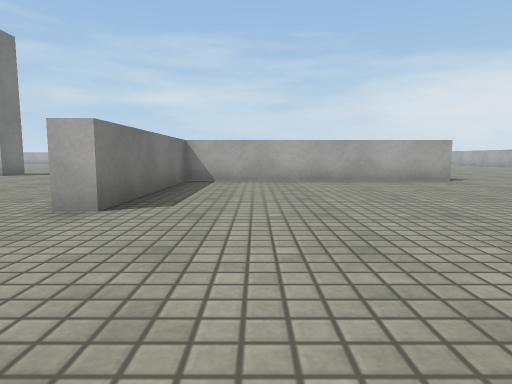
view 1 (above)

22 first-person views from a walk through a scene from a Unity 3-D project. The camera is 0.59 m above the floor, tilts 6° down and sees 75° across. The floor is counted in squares, 1 m on a side. Each view is taken from the middle of a square. On the plan, view 1 faces up. The plan holds only what a view shows up to about 9 squares ahead; the rest is blank. The place goes on beyond the plan. Surface patterns are stand-ins for the level's own textures.

view 2
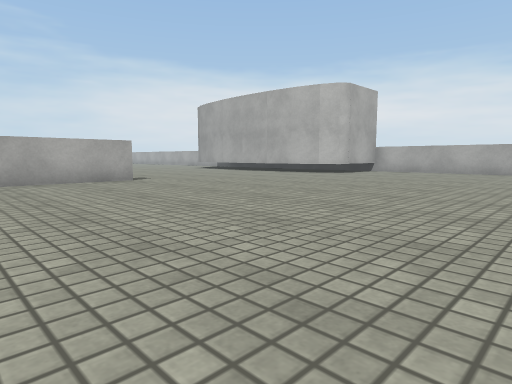

view 3
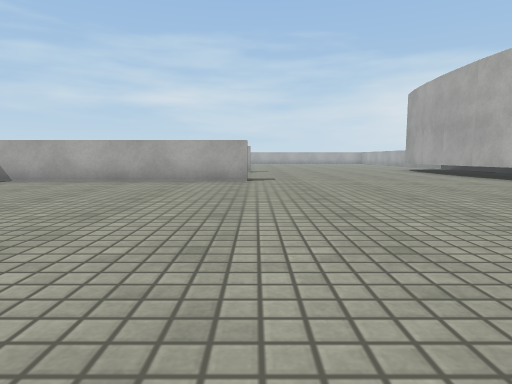

view 4
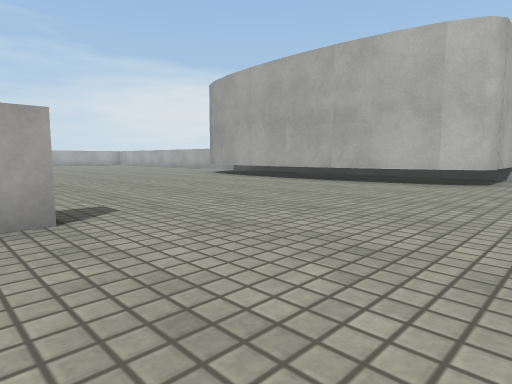

view 5
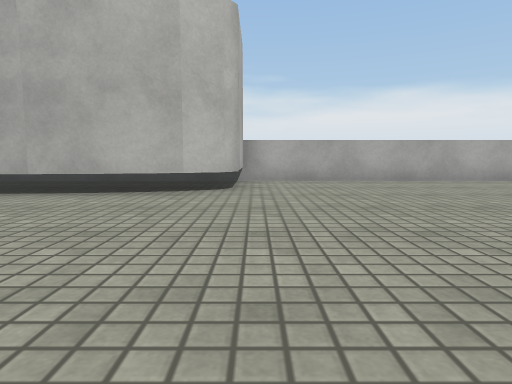

view 6
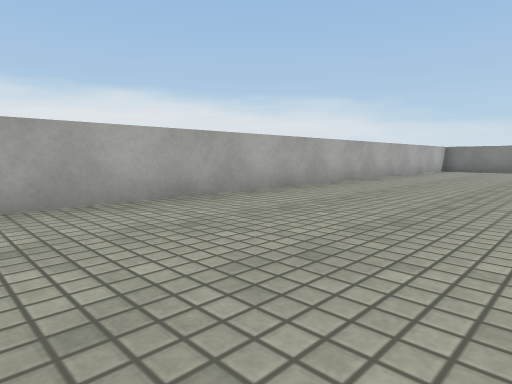

view 7
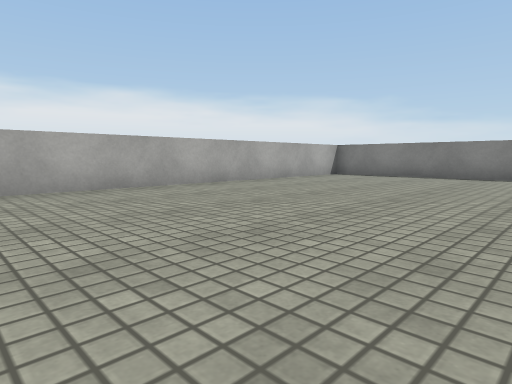

view 8
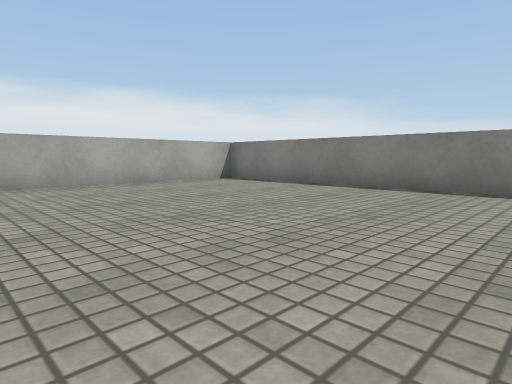

view 9
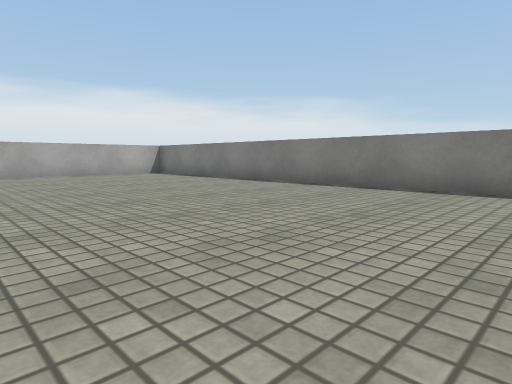

view 10
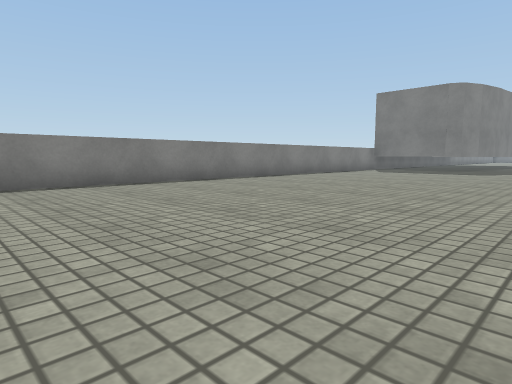

view 11
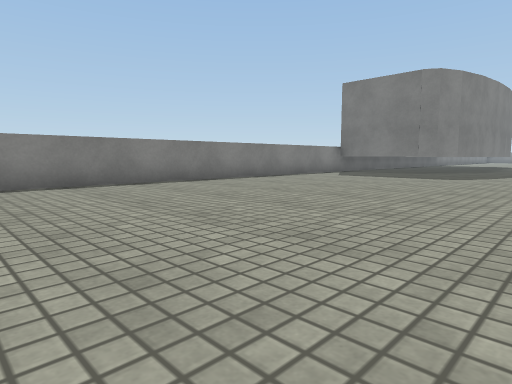

view 12
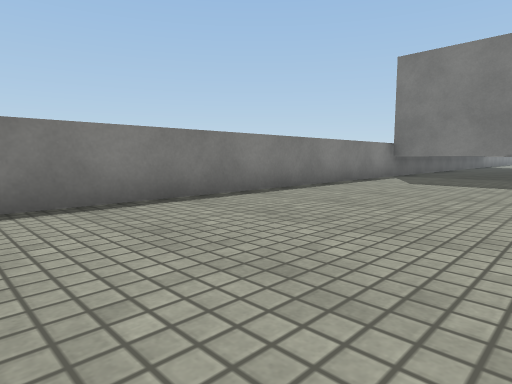

view 13
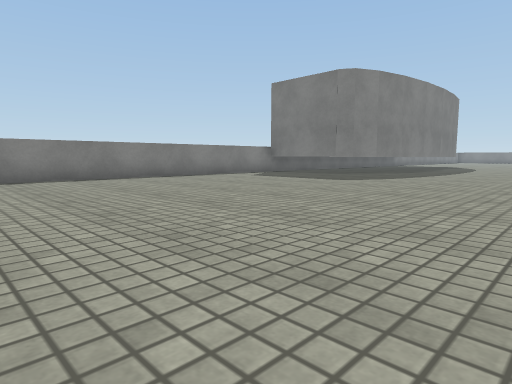

view 14
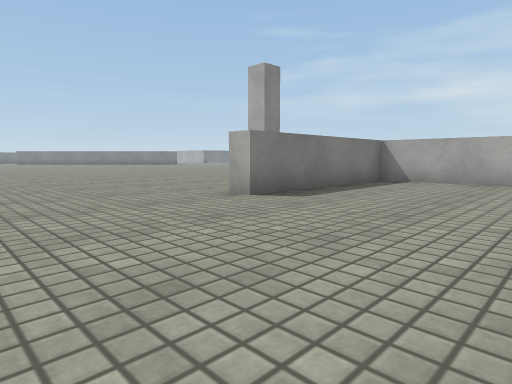

view 15
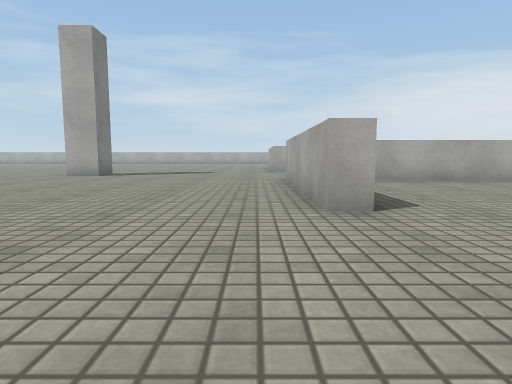

view 16
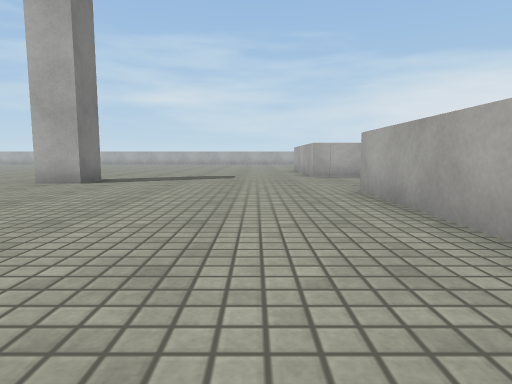

view 17
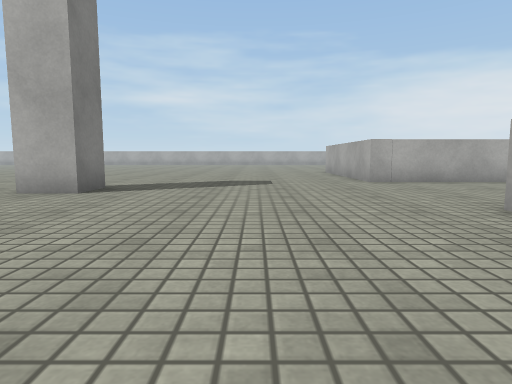

view 18
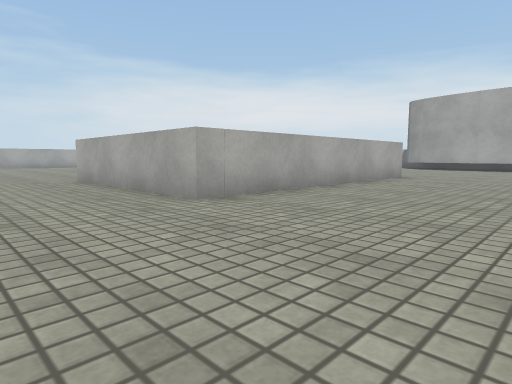

view 19
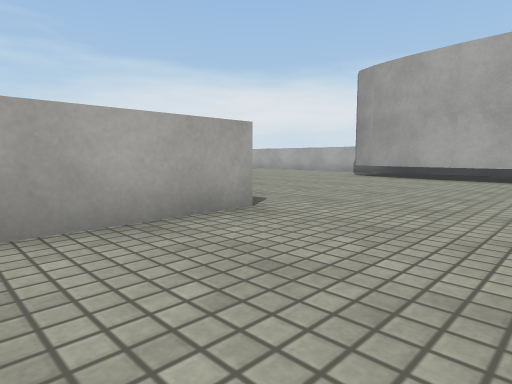

view 20
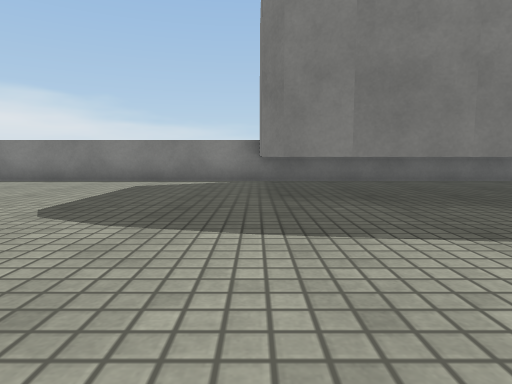

view 21
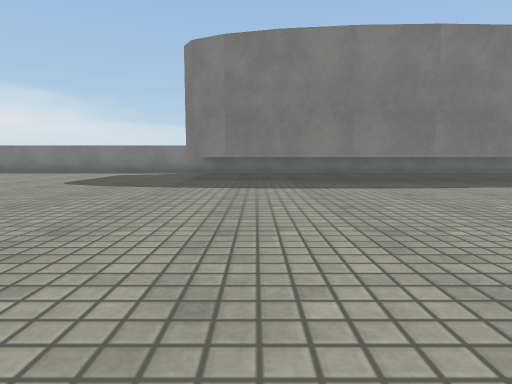

view 22
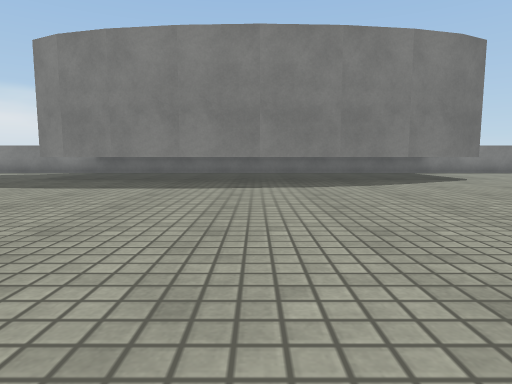

### Floor plan
Points are (right, up) in squares from view 1. A wall is a line through its corners. A room is listed if a view was taken in it or the views show most of it. See-through windows are left out.
Room 1 (views 1, 2, 3, 4, 5, 6, 7, 8, 9, 10, 11, 12, 13, 14, 15, 16, 17, 18, 19, 20, 21, 22)
walls: (4.9, 8.2) (-1.7, 8.2) (-1.7, 3.6) (-2.2, 3.6) (-2.2, 8.8); (-9.3, -6.3) (-8.4, -6.7) (-8.1, -7.2) (-8.1, -9.5); (-7.9, 11.5) (-7.9, 10.4) (-9, 10.4); (-10.6, -6) (-9.1, -6.3); (4.9, 12.8) (-2.2, 12.8) (-2.2, 13.5); (-9, -10.2) (13.6, -10.2); (-14.1, -5.5) (-10.5, -6); (11.5, 7.1) (11.3, 8.2); (11.9, 6.3) (11.5, 7.2); (11.3, 8.1) (11, 10.8); (11.1, 11.1) (11.2, 13.6); (13.9, 6.3) (12.1, 6.3) (11.8, 6.5); (-17.7, -5.8) (-14, -5.7); (-19.1, -6.3) (-17.6, -6); (-19.5, -6.6) (-18.9, -6.3); (14.2, -9.6) (14.2, 7.5)

Where each view was taken, in squares from view 1:
view 1: 0 up, 0 right, facing up
view 2: 0 up, 1 right, facing up-right
view 3: 0 up, 5 right, facing up
view 4: 5 up, 4 right, facing up-right
view 5: 6 up, 6 right, facing right
view 6: 5 up, 10 right, facing down-right
view 7: 0 up, 8 right, facing down-right
view 8: 4 down, 7 right, facing down-right
view 9: 4 down, 3 right, facing down-right
view 10: 3 down, 7 right, facing down-left
view 11: 3 down, 4 right, facing down-left
view 12: 6 down, 2 right, facing down-left
view 13: 1 down, 2 right, facing down-left
view 14: 0 up, 2 right, facing up-left
view 15: 0 up, 3 left, facing up
view 16: 3 up, 4 left, facing up
view 17: 5 up, 5 left, facing up
view 18: 9 up, 5 left, facing up-right
view 19: 10 up, 2 right, facing up-right
view 20: 2 down, 8 left, facing down
view 21: 2 up, 10 left, facing down
view 22: 2 up, 14 left, facing down
